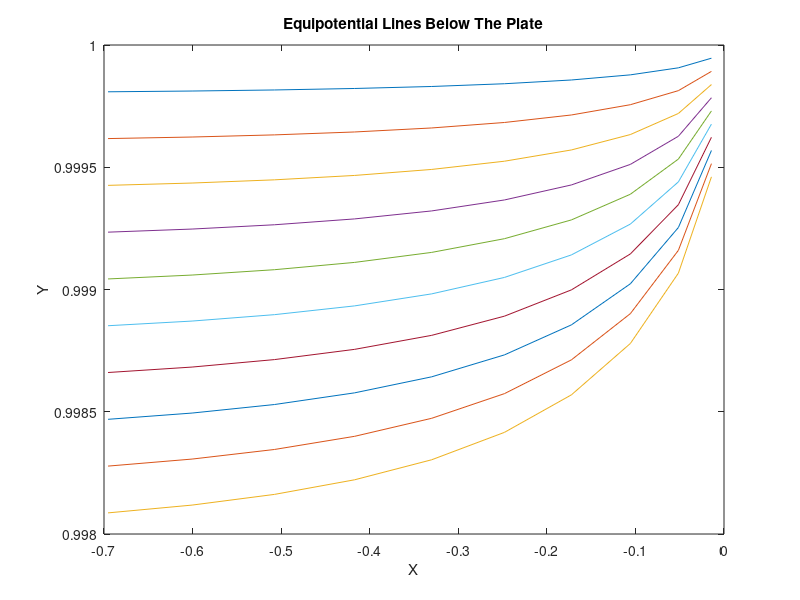

This chart was generated by the following MATLAB code:
psi_values_1 = linspace(-0.5, -0.05, 10); 
delta_values = linspace(0.0001,0.001,10);
phi_original=1/2;

for m = 1:10
    X_vector=zeros(1,10);
    Y_vector=zeros(1,10);
    phi = phi_original-delta_values(m);
    for n = 1:10
        psi_2 = psi_values_1(n);
        X=(1/pi)*(1+(exp(2*pi*psi_2)*cos(2*pi*phi)))+2*psi_2;
        Y=(1/pi)*(exp(2*pi*psi_2)*sin(2*pi*phi))+2*phi;
        X_vector(n)=X;
        Y_vector(n)=Y;
    end
    plot(X_vector,Y_vector)
    hold on;
end

xlabel('X');
ylabel('Y');
title('Equipotential Lines Below The Plate');